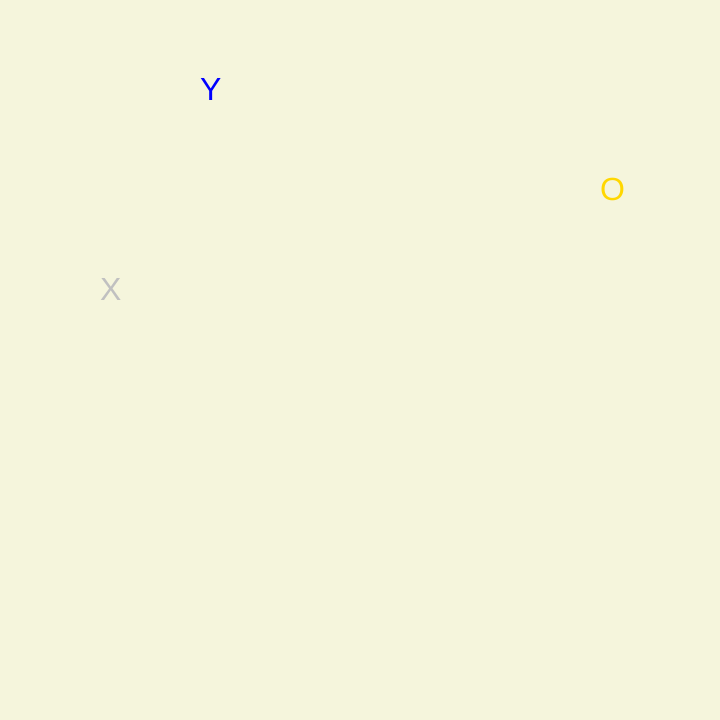
Frame 1 (no input)
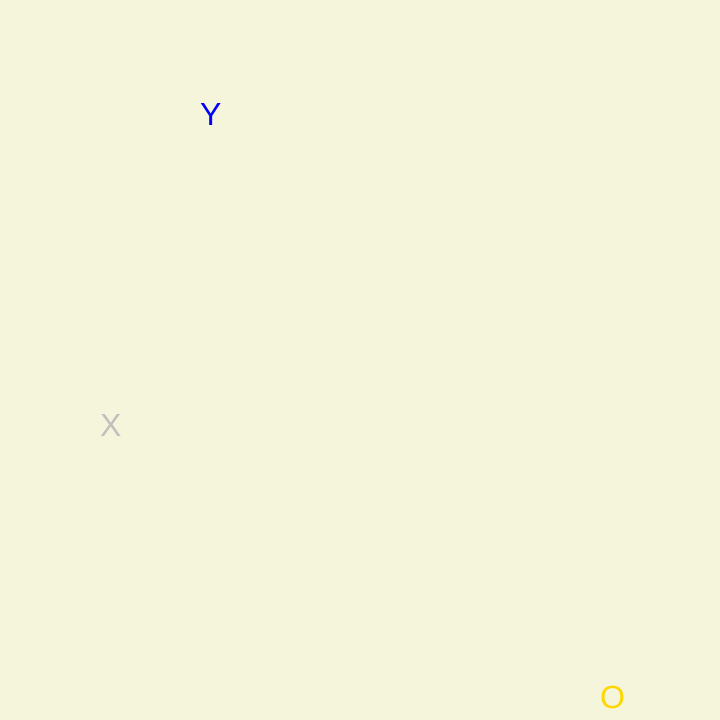
Frame 60 (no input)
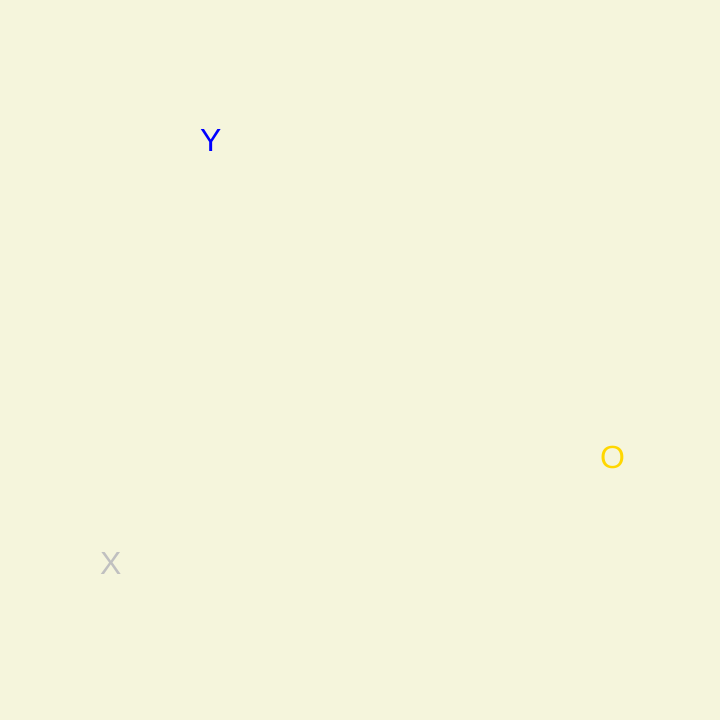
Frame 120 (the mouse pressed at the canvas centre since frame 60)

The p5.js sketch that drew these frames (run headless with seeded random() and noise() and a simulated clock; from frame 60 on, the mouse is pressed at the canvas centre):

// p5.js sketch
// ── sketch.js
class Shapes {
  /* Constructor expects parameters for
  fill color, x and y coordinates that
  will be used to initialize class properties.
  */
  constructor(msg, cColor, x, y) {
    this.color = cColor
    this.x = x
    this.y = y
    this.speed = 0
    this.msg = msg
  }

  start(speed) {
    // method expects parameter!
    this.speed = speed
  }

  display() {
    // method!
    fill(this.color)
    textSize(32)
    text(this.msg, this.x, this.y)
  }

  move() {
    // method!
    this.y += this.speed
    // Wrap x around boundaries
    if (this.y < -20) {
      this.y = height
    } else if (this.y > height) {
      this.y = -20
    }
  }
} //end class Shapes

let shape1
let shape2
let shape3

function setup() {
  createCanvas(720, 720)
  /* Construct the 3 Shapes */
  //constructor expects cColor, x, y
  shape1 = new Shapes('X', 'silver', 100, 300)
  shape2 = new Shapes('O', 'gold', 600, 200)
  shape3 = new Shapes('Y', 'blue', 200, 100)

  console.log('shape2', shape2)
  console.log('shape3', shape3)

  //call start methods of Shapes instances
  //the start method expects a number for speed
  shape1.start(2.3)
  shape2.start(-4)
  shape3.start(random(-1, 1))
}

function draw() {
  background('beige')

  //display and move all 3 Shapess
  shape1.display()
  shape2.display()
  shape3.display()

  shape1.move()
  shape2.move()
  shape3.move()
}
